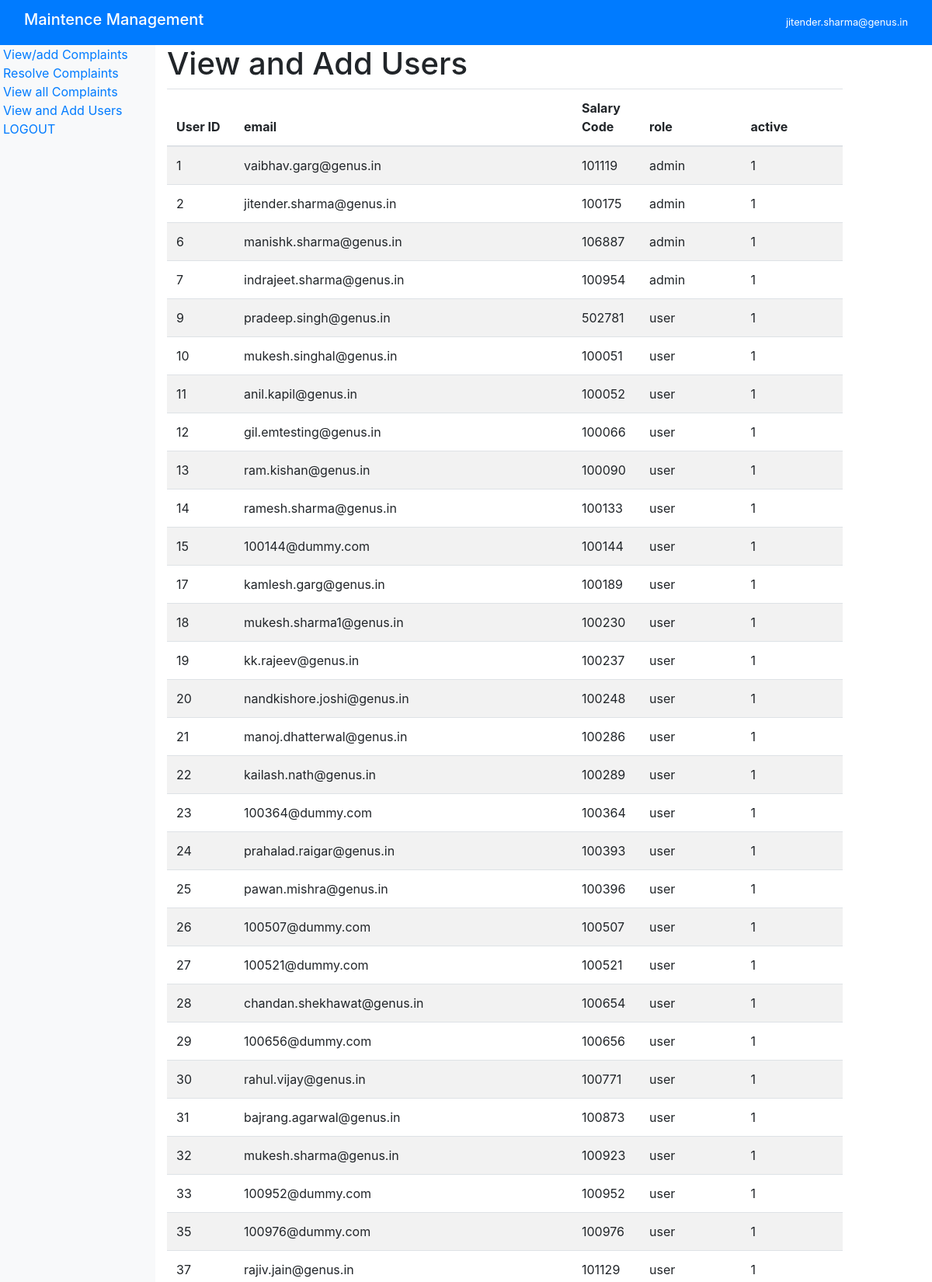
Page /AddUsers (signed in, upper part) on the committed database.
### tables this page shows
CREATE TABLE users (
        user_id INTEGER PRIMARY KEY AUTOINCREMENT,
        email TEXT,
        salC NUMERIC,
        role TEXT,
        active BOOLEAN
    );

### MMS.py (the view, shortened to what this page needs)
@app.route("/AddUsers", methods=["GET", "POST"])
@login_required
def AddUsers():
    if current_user.role != "admin":
        return abort(401)
    conn = sqlite3.connect("maint.db")
    c = conn.cursor()
    c.execute(
        """
    select * from users
    """
    )
    users = c.fetchall()
    conn.close()
    return render_template("AddUser.html", users=users)

### MMS.py (called while the page is built)
@login_manager.user_loader
def user_loader(email):
    conn = sqlite3.connect("maint.db")
    c = conn.cursor()
    c.execute(
        "SELECT * FROM users WHERE email=?",
        (email,),
    )
    user = c.fetchone()
    conn.close()
    if user:
        role = user[3]
        active = user[4]
        user = User()
        user.id = email
        user.role = role
        user.active = active
        return user
    return None

### templates/AddUser.html (shortened to what this page needs)
{%extends "layout.html" %}
{% block content %}
<h1> View and Add Users</h1>
<table id=table1 style="width: auto;" class="table table-striped">
    <thead>
        <tr>
            <th style="width: 10%">User ID </th>
            <th style="width: 50%">email </th>
            <th style="width: 10%">Salary Code</th>
            <th style="width: 15%">role</th>
            <th style="width: 15%">active</th>
        </tr>
    </thead>
    {% for item in users%}
    <tr>
        <td>{{item[0]}} </td>
        <td>{{item[1]}} </td>
        <td>{{item[2]}} </td>
        <td>{{item[3]}} </td>
        <td>{{item[4]}} </td>
    </tr>
    {%endfor%}
</table>
{% endblock content %}

### templates/layout.html (shortened to what this page needs)
<!DOCTYPE html>
<html lang="en">
<head>
    <link rel="stylesheet" type="text/css"
        href="https://cdnjs.cloudflare.com/ajax/libs/datatables/1.10.16/css/jquery.dataTables.min.css" />
    <link rel="stylesheet" type="text/css"
        href="https://cdnjs.cloudflare.com/ajax/libs/datatables/1.10.16/css/dataTables.bootstrap4.min.css" />
    <link rel="stylesheet" type="text/css"
        href="https://cdn.datatables.net/buttons/2.0.1/css/buttons.dataTables.min.css">
    <link rel="stylesheet" type="text/css"
        href="https://cdnjs.cloudflare.com/ajax/libs/bootstrap/4.5.3/css/bootstrap.min.css">
</head>
<body>
    <nav class="navbar navbar-dark bg-primary sticky-top">
        <div class="container-fluid">
            <a href="/about" class="navbar-brand">
                <h5>Maintence Management</h5>
            </a>
            <small class="ml-auto text-white">{{ current_user.id}}</small> <br>
        </div>
    </nav>
    <div class="container-fluid">
        <div class="row" style="min-height:600px">
            <div class="col-2 px-1 bg-light" id="sticky-sidebar">
                <div class="position-fixed">
                    <a href="/AddComplaint">View/add Complaints</a><br>
                    <a href="/ResolveComplaint">Resolve Complaints</a><br>
                    <a href="/ViewComplaint">View all Complaints</a><br>
                    <a href="/AddUsers">View and Add Users</a><br>
                    <a href="/logout"> LOGOUT</a>
                </div>
            </div>
            <div class="col-9" id="main">
                {% block content %}{% endblock %}
            </div>
        </div>
    </div>
</body>
</html>

### rows in the picture
users: id "jitender.sharma@genus.in", user_id "2", email "jitender.sharma@genus.in", salC "100175", role "admin", active "1"
users: user_id "1", email "vaibhav.garg@genus.in", salC "101119", role "admin", active "1"
users: user_id "6", email "manishk.sharma@genus.in", salC "106887", role "admin", active "1"
users: user_id "7", email "indrajeet.sharma@genus.in", salC "100954", role "admin", active "1"
users: user_id "9", email "pradeep.singh@genus.in", salC "502781", role "user", active "1"
users: user_id "10", email "mukesh.singhal@genus.in", salC "100051", role "user", active "1"
users: user_id "11", email "anil.kapil@genus.in", salC "100052", role "user", active "1"
users: user_id "12", email "gil.emtesting@genus.in", salC "100066", role "user", active "1"
users: user_id "13", email "ram.kishan@genus.in", salC "100090", role "user", active "1"
users: user_id "14", email "ramesh.sharma@genus.in", salC "100133", role "user", active "1"
users: user_id "15", email "100144@dummy.com", salC "100144", role "user", active "1"
users: user_id "17", email "kamlesh.garg@genus.in", salC "100189", role "user", active "1"
users: user_id "18", email "mukesh.sharma1@genus.in", salC "100230", role "user", active "1"
users: user_id "19", email "kk.rajeev@genus.in", salC "100237", role "user", active "1"
users: user_id "20", email "nandkishore.joshi@genus.in", salC "100248", role "user", active "1"
users: user_id "21", email "manoj.dhatterwal@genus.in", salC "100286", role "user", active "1"
users: user_id "22", email "kailash.nath@genus.in", salC "100289", role "user", active "1"
users: user_id "23", email "100364@dummy.com", salC "100364", role "user", active "1"
users: user_id "24", email "prahalad.raigar@genus.in", salC "100393", role "user", active "1"
users: user_id "25", email "pawan.mishra@genus.in", salC "100396", role "user", active "1"
users: user_id "26", email "100507@dummy.com", salC "100507", role "user", active "1"
users: user_id "27", email "100521@dummy.com", salC "100521", role "user", active "1"
users: user_id "28", email "chandan.shekhawat@genus.in", salC "100654", role "user", active "1"
users: user_id "29", email "100656@dummy.com", salC "100656", role "user", active "1"
users: user_id "30", email "rahul.vijay@genus.in", salC "100771", role "user", active "1"
users: user_id "31", email "bajrang.agarwal@genus.in", salC "100873", role "user", active "1"
users: user_id "32", email "mukesh.sharma@genus.in", salC "100923", role "user", active "1"
users: user_id "33", email "100952@dummy.com", salC "100952", role "user", active "1"
users: user_id "35", email "100976@dummy.com", salC "100976", role "user", active "1"
users: user_id "37", email "rajiv.jain@genus.in", salC "101129", role "user", active "1"
